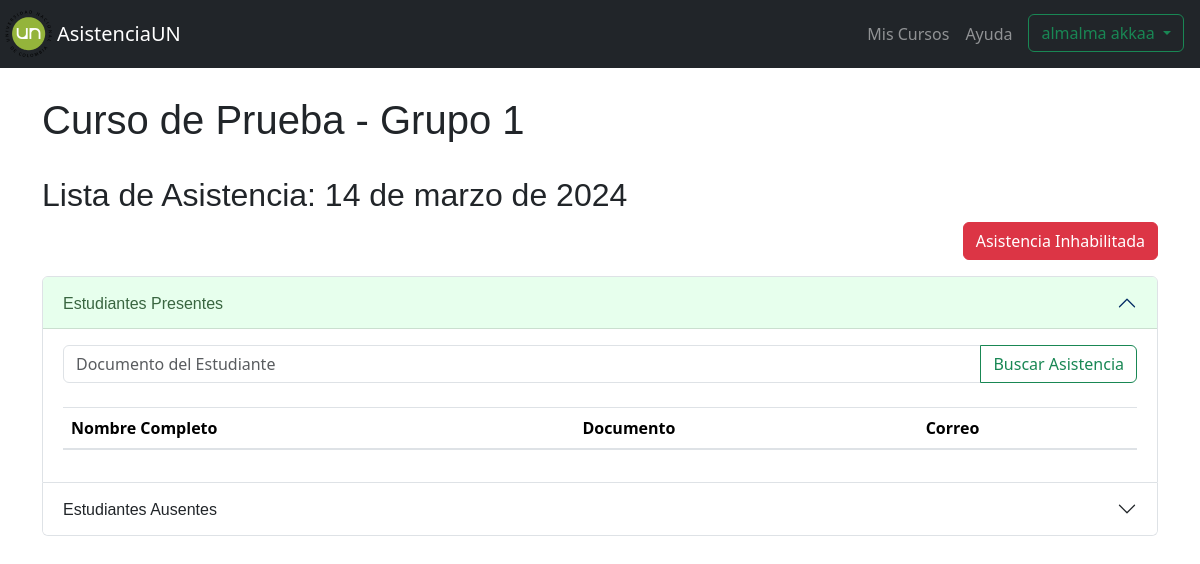
Before: /tomar_asistencia/13 (signed in) with the older database file.
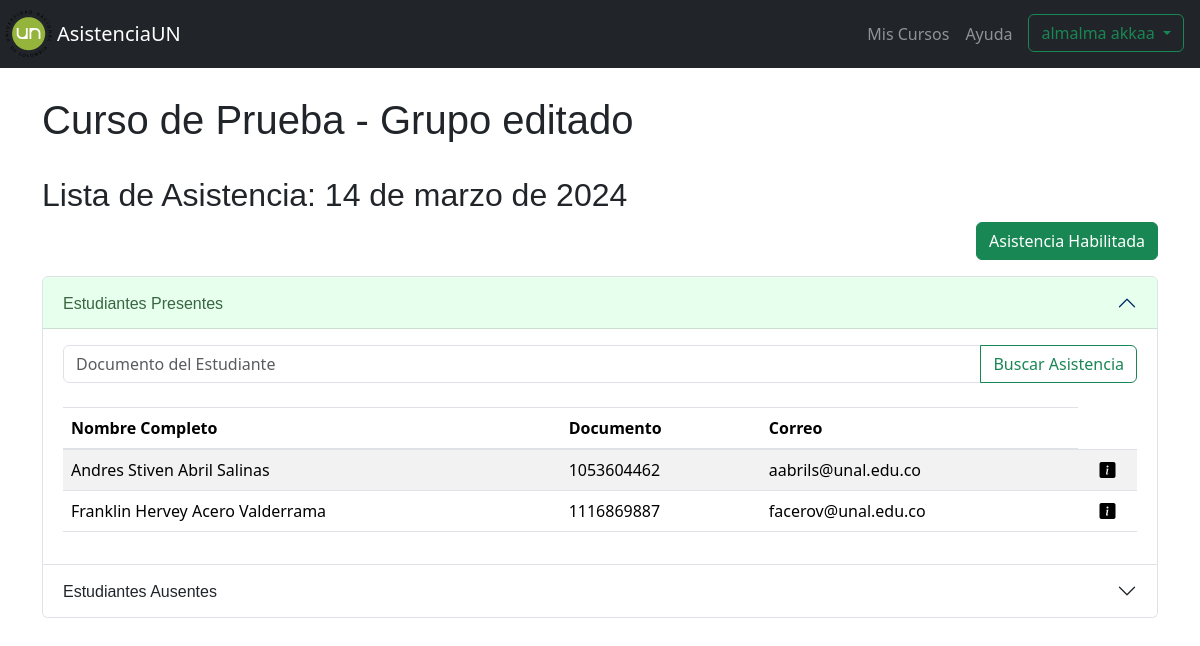
After: the same page with the newer database file.
### myapp/models.py (models this page shows)
class Profesores(models.Model):
    user = models.OneToOneField(User, on_delete=models.CASCADE,null=True)
    documento_profesor = models.CharField(max_length=20, null=False)
    nombres_profesor = models.CharField(max_length=100, null=False)
    apellidos_profesor = models.CharField(max_length=100, null=False)

class Grupos(models.Model):
    id_grupo = models.AutoField(primary_key=True)
    nombre_grupo = models.CharField(max_length=100, null=False)
    curso_grupo = models.ForeignKey(Cursos, on_delete=models.CASCADE)
    estudiantes_grupo = models.ManyToManyField(Estudiantes, through='Inscripcion')

class Cursos(models.Model):
    id_curso = models.AutoField(primary_key=True)
    nombre_curso = models.CharField(max_length=100, null=False)
    anio_curso = models.IntegerField(null=False)
    semestre_curso = models.CharField(max_length=2, null=False, choices=[('1S', '1S'), ('2S', '2S')])
    fecha_creacion_curso = models.DateTimeField(auto_now_add=True)
    profesor_curso = models.ForeignKey(Profesores, on_delete=models.CASCADE)

class Asistencia(models.Model):
    id_asistencia = models.AutoField(primary_key=True)
    fecha_asistencia = models.DateField(null=False)
    activa = models.BooleanField(default=False)
    grupo = models.ForeignKey(Grupos, on_delete=models.CASCADE)

class Estudiantes(models.Model):
    user = models.OneToOneField(User, on_delete=models.CASCADE,null=True)
    documento_estudiante = models.CharField(max_length=20, null=False)
    nombres_estudiante = models.CharField(max_length=100, null=False)
    apellidos_estudiante = models.CharField(max_length=100, null=False)
    plan_estudio = models.ForeignKey(PlanesEstudio, on_delete=models.CASCADE, null=True)

### myapp/views.py (the view)
# urls.py: path('tomar_asistencia/<int:asistencia>', views.tomar_asistencia,name="tomar_asistencia"),
@login_required
def tomar_asistencia(request,asistencia):
    if  'profesor_id' in request.session:
        profesor = Profesores.objects.get(id=request.session['profesor_id'])
        asistencia = Asistencia.objects.get(id_asistencia=asistencia)
        if request.method == 'POST':
            if 'cambiar_estado' in request.POST:
                asistencia.activa= not asistencia.activa
                asistencia.save()
                return redirect('tomar_asistencia',asistencia=asistencia.id_asistencia)
            excusa_falta = Excusa_falta_estudiante.objects.filter(asistencia_estudiante__asistencia=asistencia)
            for i in excusa_falta:
                if f'aceptar_excusa_{i.id_excusa}' in request.POST:
                    i.excusa_valida=True
                    i.save()
                    estudiante= request.POST.get('id_estudiante')
                    asignar_asistencia = Asistencia_estudiante.objects.get(estudiante=estudiante, asistencia=asistencia)
                    asignar_asistencia.excusa=True
                    asignar_asistencia.registro_Asistencia=True
                    asignar_asistencia.save()
                    return redirect('tomar_asistencia',asistencia=asistencia.id_asistencia)
        else:
            grupo = asistencia.grupo
            estudiantes_activos = Estudiantes.objects.filter(
                asistencia_estudiante__asistencia=asistencia,
                asistencia_estudiante__registro_Asistencia=True
            )
            estudiantes_inactivos = Estudiantes.objects.filter(
                asistencia_estudiante__asistencia=asistencia,
                asistencia_estudiante__registro_Asistencia=False
            ).values('id', 'documento_estudiante', 'nombres_estudiante', 'apellidos_estudiante', 'plan_estudio', 'user__email', 'asistencia_estudiante__excusa')
            fecha= asistencia.fecha_asistencia
            estado_asistencia= asistencia.activa
            excusa_falta = Excusa_falta_estudiante.objects.filter(asistencia_estudiante__asistencia=asistencia)
            print(excusa_falta)
            return render(request, 'profesores/tomar_asistencia.html', {'grupo': grupo,'profesor': profesor, 'estudiantes_activos': estudiantes_activos,'estudiantes_inactivos':estudiantes_inactivos, 'fecha': fecha, 'estado_asistencia': estado_asistencia, 'excusas': excusa_falta})
    else:
        return redirect('index')
    return render(request, 'profesores/tomar_asistencia.html')

### myapp/templates/profesores/tomar_asistencia.html (shortened to what this page needs)
{% extends "profesores/format.html" %}
{% block content %}
{% load static %}
<div class="container mt-5 mb-5 pt-5">
    <h1 class="pb-4">{{grupo.curso_grupo.nombre_curso}} - Grupo {{grupo.nombre_grupo}}</h1>
    <h2>Lista de Asistencia: {{fecha}}</h2>
    <div class="row">
        <form method="POST" class="mb-3">
            <div class="align-self-end text-end">
                {% if estado_asistencia %}
                <button type="submit" class="btn btn-success" name="cambiar_estado">Asistencia Habilitada</button>
                {% else %}
                <button type="submit" class="btn btn-danger" name="cambiar_estado">Asistencia Inhabilitada</button>
                {% endif %}
            </div>
        </form>
    </div>
    <div class="accordion" id="accordionPanelsStayOpenExample">
        <div class="accordion-item">
            <h2 class="accordion-header" id="panelsStayOpen-headingOne">
                <button class="accordion-button" type="button" data-bs-toggle="collapse"
                    data-bs-target="#panelsStayOpen-collapseOne" aria-expanded="true"
                    aria-controls="panelsStayOpen-collapseOne">
                    Estudiantes Presentes
                </button>
            </h2>
            <div id="panelsStayOpen-collapseOne" class="accordion-collapse collapse show"
                aria-labelledby="panelsStayOpen-headingOne">
                <div class="accordion-body">
                    <div class="input-group mb-4">
                        <input type="text" class="form-control" aria-label="Search"
                            placeholder="Documento del Estudiante" aria-describedby="search-button">
                        <div class="input-group-append">
                            <button class="btn btn-outline-success" type="button" id="search-button">Buscar
                                Asistencia</button>
                        </div>
                    </div>
                    <table class="table table-striped">
                        <thead>
                            <tr>
                                <th>Nombre Completo</th>
                                <th>Documento</th>
                                <th>Correo</th>
                            </tr>
                        </thead>
                        <tbody>
                            {% if estudiantes_activos %}
                            {% for estudiante in estudiantes_activos %}
                            <tr>
                                <td>{{estudiante.nombres_estudiante}} {{estudiante.apellidos_estudiante}}</td>
                                <td>{{estudiante.documento_estudiante}}</td>
                                <td>{{estudiante.user.email}}</td>
                                <td class="text-center"><i class="bi bi-info-square-fill" style="cursor: pointer;"></i>
                                </td>
                            </tr>
                            {% endfor %}
                            {% endif %}
                        </tbody>
                    </table>
                </div>
            </div>
        </div>
        <div class="accordion-item">
            <h2 class="accordion-header" id="panelsStayOpen-headingTwo">
                <button class="accordion-button collapsed" type="button" data-bs-toggle="collapse"
                    data-bs-target="#panelsStayOpen-collapseTwo" aria-expanded="false"
                    aria-controls="panelsStayOpen-collapseTwo">
                    Estudiantes Ausentes
                </button>
            </h2>
        </div>
    </div>
</div>
{% endblock %}

### myapp/templates/profesores/format.html (shortened to what this page needs)
{% load static %}
<!DOCTYPE html>
<html lang="en">
<head>
    <link rel="stylesheet" href="https://stackpath.bootstrapcdn.com/bootstrap/4.5.2/css/bootstrap.min.css">
    <link href="https://cdn.jsdelivr.net/npm/bootstrap@5.3.3/dist/css/bootstrap.min.css" rel="stylesheet">
    <link href="https://getbootstrap.com/docs/5.3/assets/css/docs.css" rel="stylesheet">
    <link rel="stylesheet" href="{% static 'css/formato.css'%}">
    <link href="https://cdn.jsdelivr.net/npm/bootstrap-icons@1.7.1/font/bootstrap-icons.css" rel="stylesheet">
</head>
<body>
    <nav class="navbar navbar-expand-lg navbar-dark bg-dark fixed-top">
        <img src="{% static 'img/logounal.png'%}" alt="Logo UNAL">
        <a class="navbar-brand" href="{% url 'cursos_estudiantes' %}">AsistenciaUN</a>
        <div class="collapse navbar-collapse" id="navbarNav">
            <ul class="navbar-nav ml-auto">
                <li class="nav-item">
                    <a class="nav-link" href="{% url 'cursos_estudiantes' %}">Mis Cursos</a>
                </li>
                <li class="nav-item">
                    <a class="nav-link" href="#">Ayuda</a>
                </li>
                <li class="nav-item pl-2 pr-3 ">
                    <div class="btn-group" role="group">
                        {% if profesor %}
                        <button type="button" class="btn btn-outline-success dropdown-toggle" data-bs-toggle="dropdown"
                            aria-expanded="false">
                            {{profesor.nombres_profesor}} {{profesor.apellidos_profesor}}
                        </button>
                        {% elif estudiante %}
                        <button type="button" class="btn btn-outline-success dropdown-toggle" data-bs-toggle="dropdown"
                            aria-expanded="false">
                            Nombres Apellidos Estudiante
                        </button>
                        {% endif %}
                    </div>
                </li>
            </ul>
        </div>
    </nav>
    {% block content %}
    {% endblock %}
</body>
</html>

### myapp/static/css/formato.css (style rules this page uses)
body h1,h2,h3 { font-family: 'AncizarSans-Bold', sans-serif; }
.accordion-button:not(.collapsed) { color: #396640; background-color: #e7ffed; box-shadow: inset 0 -1px 0 rgba(0,0,0,.125); }

Changed rows visible on the page:
changed Grupos "Curso de Prueba": nombre_grupo "1" → "editado"
now on this page (row unchanged): Estudiantes: nombres_estudiante "Andres Stiven", apellidos_estudiante "Abril Salinas", documento_estudiante "1053604462", user.email "aabrils@unal.edu.co"
now on this page (row unchanged): Estudiantes: nombres_estudiante "Franklin Hervey", apellidos_estudiante "Acero Valderrama", documento_estudiante "1116869887", user.email "facerov@unal.edu.co"
Other visible differences:
text no longer shown: "Asistencia Inhabilitada"
text now shown: "Asistencia Habilitada"
